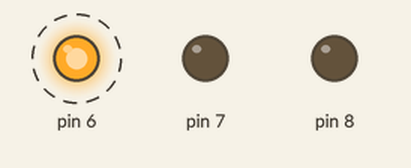
Simulated run of this sketch. Board: Arduino Uno, built with avr-gcc and run on an emulated ATmega328P. Parts: output pins drawn as LEDs (lit = HIGH). Dashed ring = blinking.

Above: at 0.2 s.
Timing chart, 0 to 3.0 s (numbered marks = the images above):
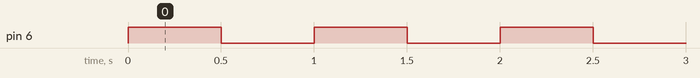

The sketch:

LED_simulation_for_control_structures.ino
```cpp
int temperature = 20;
void setup() {
  // put your setup code here, to run once:
pinMode(6, OUTPUT);
pinMode(7, OUTPUT);
pinMode(8, OUTPUT);
}

void loop() {
  // put your main code here, to run repeatedly:
if (temperature < 50 && temperature>10){
digitalWrite(6,HIGH);//green
delay(500);
digitalWrite(6,LOW);
delay(500);
}
else if(temperature > 50 && temperature <70){
  digitalWrite(7, HIGH);//blue
  delay(500);
  digitalWrite(7, LOW);
  delay(500);
}
else{
  digitalWrite(8, HIGH);//yellow
  delay(500);
  digitalWrite(8, LOW);
  delay(500);
}
}
```

Measured:
- by itself, pin 6: alternates HIGH for 0.50 s and LOW for 0.50 s
